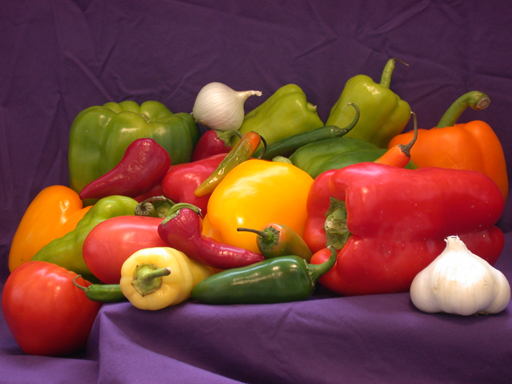
%> input picture 3算法/Algorithms_MathModels/《MATLAB图像处理》源文件/本书源文件/chap4/peppers.png, 512 x 384 px
$ octave chap4_29.m   (GNU Octave 9; MATLAB toolbox functions it lacks are replaced by stand-ins)
%> lines starting %> are read from the running program, lines starting %| are printed output that depends on the picture
close all;                  %关闭当前所有图形窗口，清空工作空间变量，清除工作空间所有变量
clear all;
clc;
I = imread('peppers.png'); %输入图像
%> I is the input picture: size 384x512x3 uint8; mean R, G, B 120.8, 66.4, 57.6
fun = @(block_struct) imrotate(block_struct.data,30);%获取分离块操作的函数句柄
I1 = blockproc(I,[64 64],fun);              %进行分离块操作
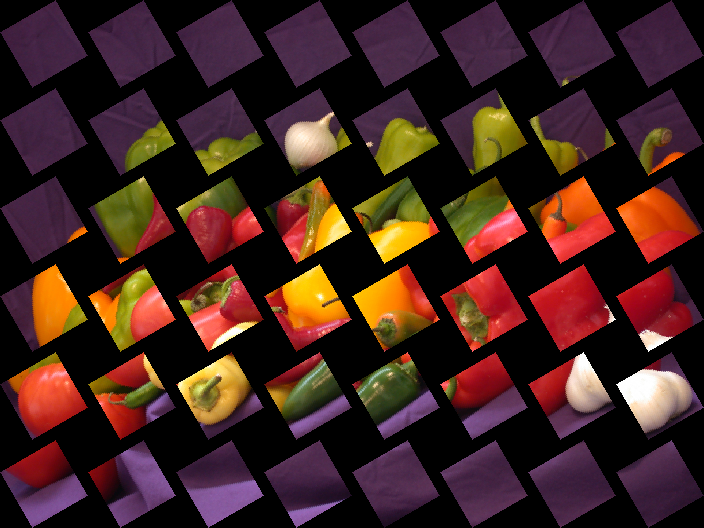
%> I1: size 528x704x3 uint8; mean R, G, B 63.9, 35.1, 30.5
fun = @(block_struct) std2(block_struct.data) ;  %获取获取分离块操作的函数句柄
I2 = blockproc(I,[32 32],fun);%进行分离块操作
fun = @(block_struct) block_struct.data(:,:,[3 1 2]);%获取分离块操作的函数句柄
blockproc(I,[100 100],fun,'Destination','brg_peppers.tif');%进行分离块操作
set(0,'defaultFigurePosition',[100,100,1000,500]);%修改图形图像位置的默认设置
set(0,'defaultFigureColor',[1 1 1])%修改图形背景颜色的设置
figure%显示处理后结果
subplot(131),imshow(I1);
subplot(132),imshow(I2,[]);
subplot(133),imshow('brg_peppers.tif');
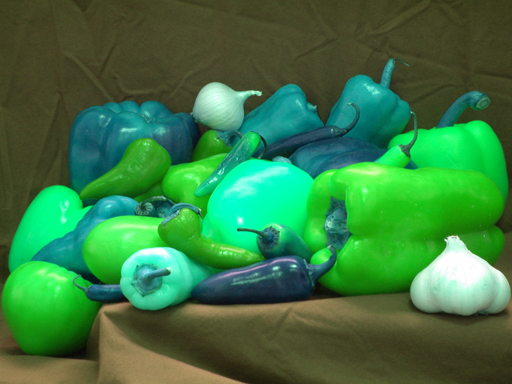
%> input picture 3算法/Algorithms_MathModels/《MATLAB图像处理》源文件/本书源文件/chap4/brg_peppers.tif, 512 x 384 px
%> after `imshow('brg_peppers.tif')`:
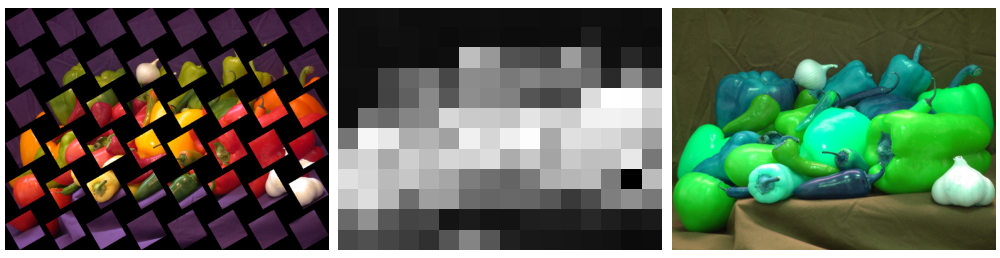
%> figure redrawn from the program's plot data, 3 panels
